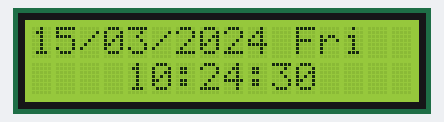
Simulated run of this sketch. Board: Arduino Uno, built with avr-gcc and run on an emulated ATmega328P. Parts: 16×2 character LCD. The local clock reads 2024-03-15 10:24:30 at power-on unless the sketch sets it; what the sketch prints to the serial monitor is not drawn.

Above: at 0.2 s.
At 4.3 s:
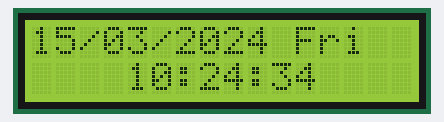
At 9.4 s:
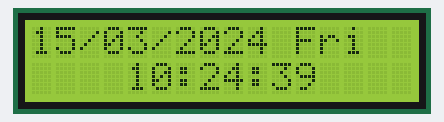
At 18.6 s:
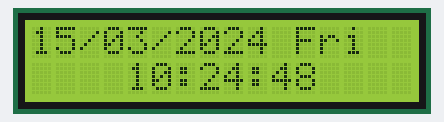
At 27.8 s:
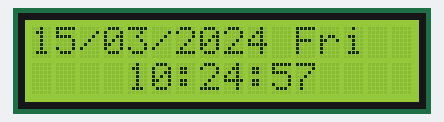
At 38.1 s:
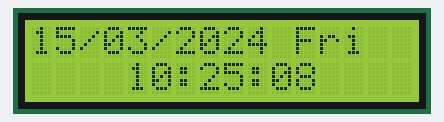

Measured:
- what the display in image 1 shows lasts 1.0 s, from 4.2 s to 5.2 s

The sketch:

I2C_Lib.ino
```cpp
#include <Wire.h>
#include <LCD_I2C.h>
#include "RTClib.h"

// ตั้งค่าที่อยู่ I2C (ปกติหน้าจอ LCD คือ 0x27 หรือ 0x3F)
LCD_I2C lcd(0x27, 16, 2);
RTC_DS1307 rtc;

char daysOfTheWeek[7][12] = {"Sun", "Mon", "Tue", "Wed", "Thu", "Fri", "Sat"};

void setup() {
  Serial.begin(9600);

  // เริ่มต้น LCD
  lcd.begin();
  lcd.backlight();
  lcd.print("System Loading...");

  // เริ่มต้น RTC
  if (!rtc.begin()) {
    Serial.println("Couldn't find RTC");
    lcd.clear();
    lcd.print("RTC Error!");
    while (1);
  }

  if (!rtc.isrunning()) {
    Serial.println("RTC is NOT running, setting time...");
    // บรรทัดนี้จะตั้งเวลาให้ตรงกับเวลาที่คอมพิวเตอร์ Compile โค้ด
    rtc.adjust(DateTime(F(__DATE__), F(__TIME__)));
  }

  lcd.clear();
}

void loop() {
  DateTime now = rtc.now();

  // --- แถวที่ 1: แสดง วันที่/เดือน/ปี ---
  lcd.setCursor(0, 0);
  lcd.print(now.day() < 10 ? "0" : ""); lcd.print(now.day());
  lcd.print("/");
  lcd.print(now.month() < 10 ? "0" : ""); lcd.print(now.month());
  lcd.print("/");
  lcd.print(now.year());
  lcd.print(" ");
  lcd.print(daysOfTheWeek[now.dayOfTheWeek()]);

  // --- แถวที่ 2: แสดง เวลา (ชม:นาที:วินาที) ---
  lcd.setCursor(4, 1); // เลื่อนไปตรงกลางแถว 2
  lcd.print(now.hour() < 10 ? "0" : ""); lcd.print(now.hour());
  lcd.print(":");
  lcd.print(now.minute() < 10 ? "0" : ""); lcd.print(now.minute());
  lcd.print(":");
  lcd.print(now.second() < 10 ? "0" : ""); lcd.print(now.second());

  // ส่งออก Serial Monitor ด้วย (ถ้าต้องการเช็ค)
  Serial.print(now.hour());
  Serial.print(":");
  Serial.println(now.minute());

  delay(1000); // อัปเดตทุก 1 วินาที
}
```
